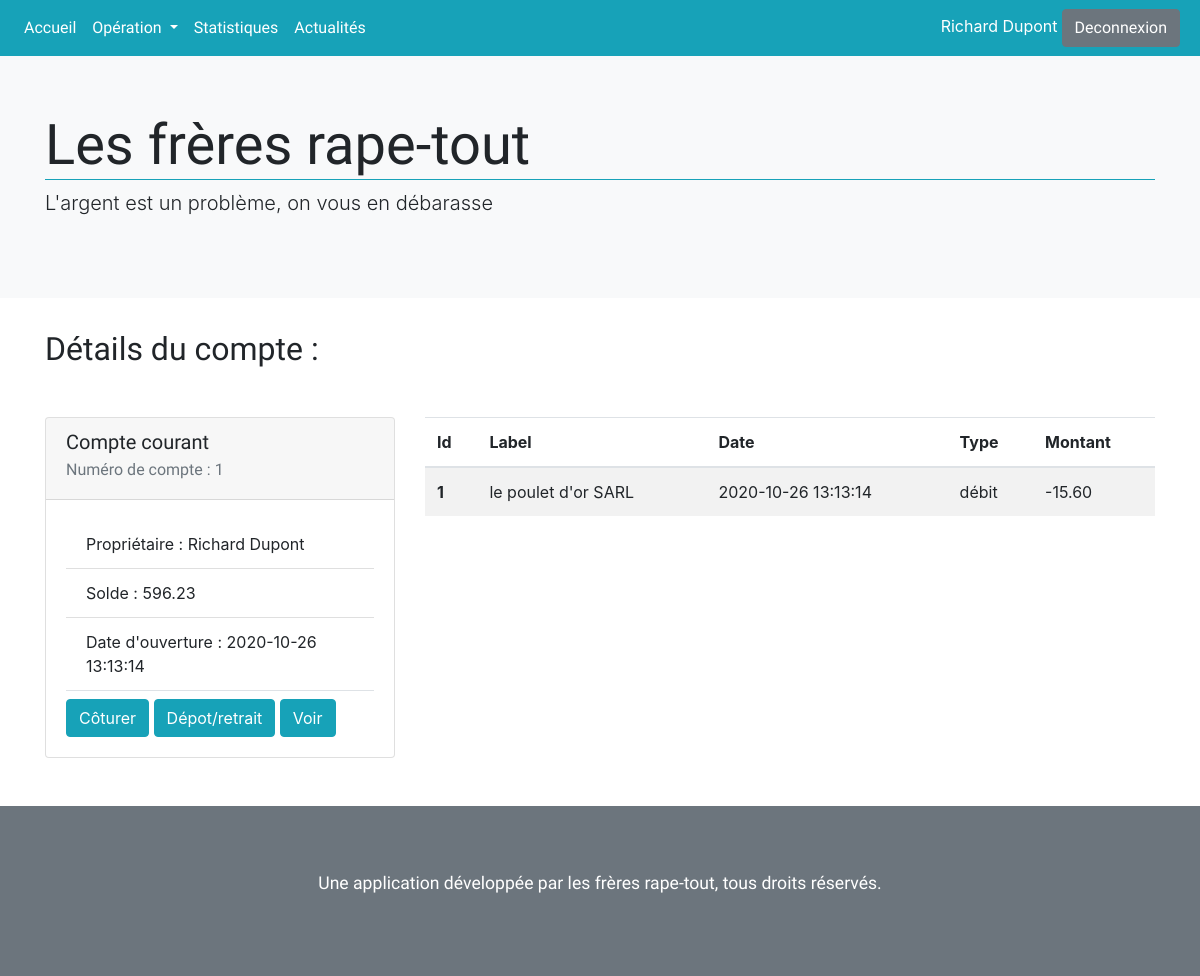
Screenshot of /correction/single.php?id=1 (signed in) with the database file from the repository.
### tables this page shows
CREATE TABLE Operation(
  id INT UNSIGNED NOT NULL AUTO_INCREMENT,
  operation_type VARCHAR(30) NOT NULL,
  amount DECIMAL(11,2) NOT NULL,
  registered TIMESTAMP NOT NULL,
  label VARCHAR(50) NULL,
  account_id INT UNSIGNED,
  PRIMARY KEY (id),
  FOREIGN KEY (account_id) REFERENCES Account(id)
);

CREATE TABLE Account(
  id INT UNSIGNED NOT NULL AUTO_INCREMENT,
  amount DECIMAL(11,2) NOT NULL,
  opening_date TIMESTAMP NOT NULL,
  account_type VARCHAR(50) NOT NULL,
  user_id INT UNSIGNED,
  PRIMARY KEY (id),
  FOREIGN KEY (user_id) REFERENCES User(id)
);

### correction/single.php (called while the page is built, shortened)
<?php
require "model/accountModel.php";
$id = filter_var($_GET["id"], FILTER_SANITIZE_NUMBER_INT);
$operations = get_single_account($db, $id);
$account = $operations[0];
require "view/singleView.php";

### correction/model/accountModel.php (called while the page is built, shortened)
<?php
function get_single_account($db, $id) {
  $query = $db->prepare(
    "SELECT a.*, o.id AS operation_id, o.operation_type, o.amount AS operation_amount, o.label, o.registered FROM Account AS a
     LEFT JOIN Operation AS o
     ON a.id = o.account_id
     WHERE a.id = :id
     ORDER BY operation_id DESC
  ");
  $query->execute([
    "id" => $id
  ]);
  return $query->fetchAll(PDO::FETCH_ASSOC);
}

### correction/view/singleView.php (the view)
<?php
include "template/nav.php";
include "template/header.php";
if(!isset($error)):
?>
    <h2>Détails du compte : </h2>
    <div class="row mt-5">
      <div class="col-12 col-md-6 col-lg-4">
        <article class="card">
          <div class="card-header">
            <h5 class="card-title"><?php echo $account["account_type"]; ?></h5>
            <h6 class="card-subtitle mb-2 text-muted">Numéro de compte : <?php echo $account["id"]; ?></h6>
          </div>
          <div class="card-body">
            <ul class="list-group list-group-flush border-bottom mb-2">
              <li class="list-group-item">Propriétaire : <?php echo $_SESSION["user"]["firstname"] . " " . $_SESSION["user"]["lastname"]; ?></li>
              <li class="list-group-item">Solde : <?php echo $account["amount"]; ?></li>
              <li class="list-group-item">Date d'ouverture : <?php echo $account["opening_date"]; ?></li>
            </ul>
            <a href="#" class="btn btn-info">Côturer</a>
            <a href="operation.php" class="btn btn-info">Dépot/retrait</a>
            <a href="#" class="btn btn-info">Voir</a>
          </div>
        </article>
      </div>
      <div class="col-12 col-md-6 col-lg-8">
        <table class="table table-striped">
          <thead>
            <tr>
              <th scope="col">Id</th>
              <th scope="col">Label</th>
              <th scope="col">Date</th>
              <th scope="col">Type</th>
              <th scope="col">Montant</th>
            </tr>
          </thead>
          <tbody>
            <?php foreach($operations as $operation) : ?>
              <tr>
                <th><?php echo $operation["operation_id"]; ?></th>
                <td><?php echo $operation["label"]; ?></td>
                <td><?php echo $operation["registered"]; ?></td>
                <td><?php echo $operation["operation_type"]; ?></td>
                <td><?php echo $operation["operation_amount"]; ?></td>
              </tr>
            <?php endforeach; ?>
          </tbody>
        </table>
      </div>
    </div>
<?php else: ?>
  <div class="alert alert-danger">
    <p><?php echo $error ?></p>
  </div>
<?php endif; ?>
<?php include "template/footer.php"; ?>

### correction/public/css/main.css (style rules this page uses)
html { color: #222; font-size: 1em; line-height: 1.4; }
body { position: relative; }
h1, h2, h3, h4, h5, h6 { font-family: 'Alata', sans-serif; }

### rows the page displays
operation: account.account_type "Compte courant", account "1", account.amount "596.23", account.opening_date "2020-10-26 13:13:14", id "1", label "le poulet d'or SARL", registered "2020-10-26 13:13:14", operation_type "débit", amount "-15.60"

### other values shown
$_SESSION["user"]["firstname"] "Richard"
$_SESSION["user"]["lastname"] "Dupont"
